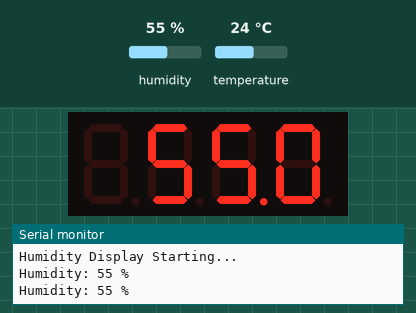
Bench run of a sketch on a simulated Arduino Uno, built with avr-gcc and run on an emulated ATmega328P. Parts: 4-digit seven-segment display, the last lines printed to the serial monitor. The test bench sets the inputs (shaded band); at power-on: humidity 55 %, temperature 24 °C.

Above: at 1.4 s.
1.5 s: humidity set to 22 %
At 3.5 s:
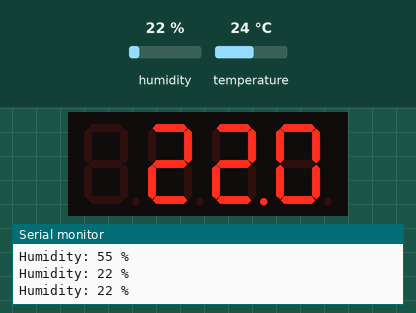
3.8 s: humidity set to 40 %
At 5.3 s:
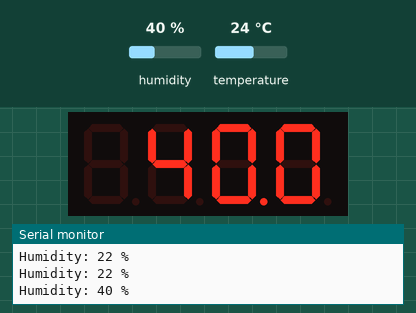
6.3 s: humidity set to 68 %
At 8.3 s:
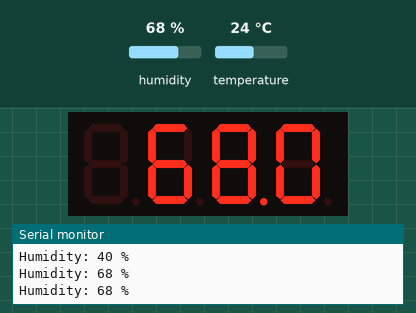
Timing chart, 0 to 9.8 s (numbered marks = the images above; inputs shaded):
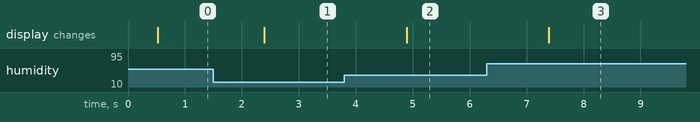

The sketch:

tempandhumidity.ino
```cpp
// (licence header left out)
#include "SevSeg.h"
#include <DHT11.h>

SevSeg sevseg; //Instantiate a seven segment controller object
DHT11 dht11(2); // DHT11 sensor on pin 2

void setup() {
  Serial.begin(9600);

  byte numDigits = 4;
  byte digitPins[] = {6, 7, 8, 9};
  byte segmentPins[] = {10, 11, 12, 13, 14, 15, 16, 19};

  bool resistorsOnSegments = true; // 'false' means resistors are on digit pins
  byte hardwareConfig = COMMON_ANODE; // See README.md for options
  bool updateWithDelays = false; // Default 'false' is Recommended
  bool leadingZeros = false; // Use 'true' if you'd like to keep the leading zeros
  bool disableDecPoint = false; // Use 'true' if your decimal point doesn't exist or isn't connected

  sevseg.begin(hardwareConfig, numDigits, digitPins, segmentPins, resistorsOnSegments,
  updateWithDelays, leadingZeros, disableDecPoint);
  sevseg.setBrightness(90);

  Serial.println("Humidity Display Starting...");
}

void loop() {
  // Attempt to read the humidity value from the DHT11 sensor
  int humidity = dht11.readHumidity();

  // Check the result of the reading
  // If there's no error, display the humidity value
  if (humidity != DHT11::ERROR_CHECKSUM && humidity != DHT11::ERROR_TIMEOUT) {
    Serial.print("Humidity: ");
    Serial.print(humidity);
    Serial.println(" %");

    // Display humidity with 1 decimal place (e.g., 65.0% shows as 65.0)
    // Multiply by 10 to shift decimal place for display
    sevseg.setNumber(humidity * 10, 1);
  } else {
    // Print error message and display error code on 7-segment
    Serial.println(DHT11::getErrorString(humidity));

    // Display "Err" or error pattern (8888) on the display
    sevseg.setNumber(8888, 0); // Show 8888 as error indicator
  }

  sevseg.refreshDisplay(); // Must run repeatedly

  // Small delay before next reading
  delay(100);
}

/// END ///
```

Measured:
- after the input at 1.5 s, the display: changes after 0.90 s (image 1)
- after the input at 3.8 s, the display: changes after 1.1 s (image 2)
- after the input at 6.3 s, the display: changes after 1.1 s (image 3)
